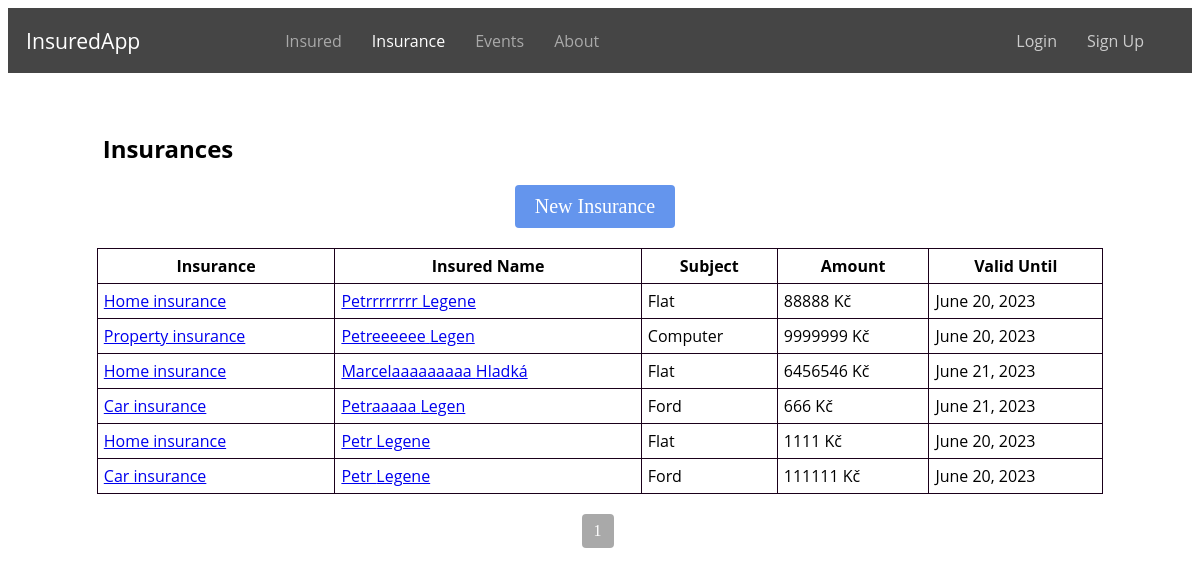
/insurances/, run on an earlier commit of the app's database.
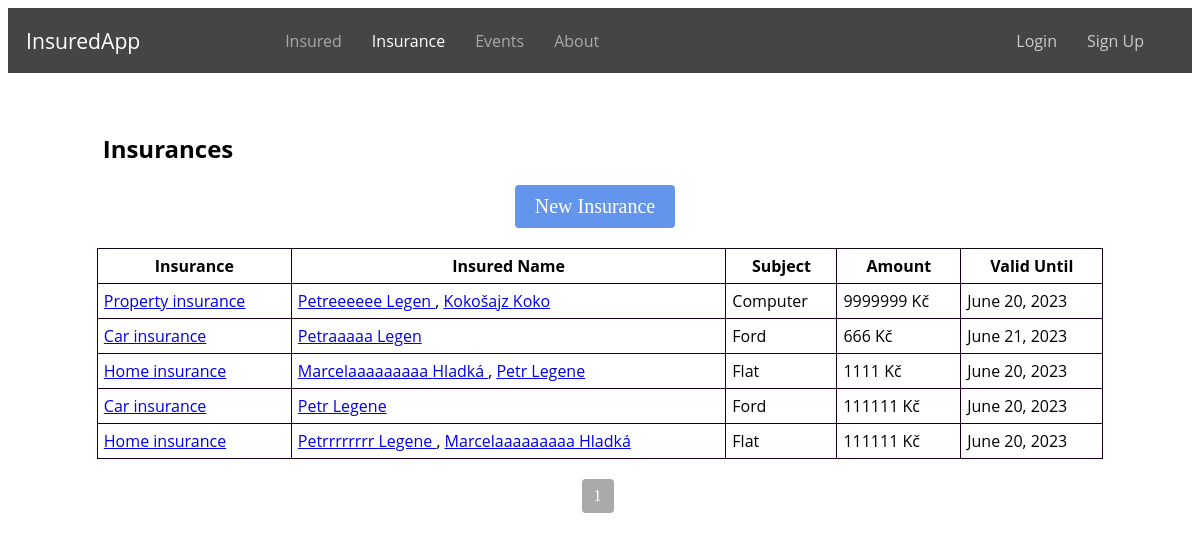
And on a later commit of the database.
### evidence/models.py (models this page shows, shortened)
class Insurance(models.Model):
    INSURANCE_TYPE = (
        ('home', 'Home insurance'),
        ('car', 'Car insurance'),
        ('property', 'Property insurance'),
    )
    insurance = models.ManyToManyField(Insured, related_name='insurance')
    type = models.CharField(max_length=32, choices=INSURANCE_TYPE)
    subject = models.CharField(max_length=32)
    amount = models.CharField(max_length=32)
    valid_from = models.DateField()
    valid_until = models.DateField()
    class Meta:
        ordering = ['id']

class Insured(models.Model):
    user = models.ForeignKey(User, on_delete=models.CASCADE, related_name='insured', null=True, blank=True)
    first_name = models.CharField(max_length=100)
    profile_photo = models.ImageField(upload_to='profile_photos', blank=True, null=True)
    last_name = models.CharField(max_length=100)
    email = models.EmailField()
    role = models.CharField(max_length=20, choices=RoleEnum.choices(), null=True)
    street = models.CharField(max_length=100)
    city = models.CharField(max_length=64)
    zipcode = models.CharField(max_length=16)
    phone = models.CharField(max_length=16)
    is_policyholder = models.BooleanField(default=False)
    class Meta:
        ordering = ['id']

### evidence/views.py (the view)
# urls.py: path('insurances/', views.insurances, name='insurances'),
def insurances(request):
    insurance_objects = Insurance.objects.all()
    for insurance in insurance_objects:
        insured_names = [f"{insured.first_name} {insured.last_name}" for insured in insurance.insurance.all()]
        insurance.insured_names = ", ".join(insured_names)
    paginator = Paginator(insurance_objects, 7)
    page_number = request.GET.get('page')
    insurances = paginator.get_page(page_number)
    return render(request, 'insurances.html', {'insurances': insurances, 'page_obj': insurances})

### evidence/templates/insurances.html (shortened to what this page needs)
{% extends 'base.html' %}
{% block content %}
  <h2 class="insurances-h">Insurances</h2>
  <div class="main-buttons">
        <a href="{% url 'new_insurance' %}" class="button button-add">New Insurance</a>
  </div>
  <table class="insurances-table">
    <thead>
      <tr>
        <th>Insurance</th>
        <th>Insured Name</th>
        <th>Subject</th>
        <th>Amount</th>
        <th>Valid Until</th>
      </tr>
    </thead>
    <tbody>
      {% for insurance in page_obj %}
        <tr>
          <td><a href="{% url 'insurance_detail' insurance_id=insurance.id %}">{{ insurance.get_type_display }}</a></td>
          <td>
            {% for insured in insurance.insurance.all %}
              <a href="{% url 'insured_detail' insured_id=insured.id %}">{{ insured.first_name }} {{ insured.last_name }}
              </a>{% if not forloop.last %}, {% endif %}
            {% endfor %}
          </td>
          <td>{{ insurance.subject }}</td>
          <td>{{ insurance.amount }} Kč</td>
          <td>{{ insurance.valid_until }}</td>
        </tr>
      {% endfor %}
    </tbody>
  </table>
  <div class="pagination">
    <span class="current-page">{{ page_obj.number }}</span>
  </div>
{% endblock %}

What changed in the data, as far as the page shows it:
removed Insurance: type "Home insurance", subject "Flat", amount "88888", valid_until "June 20, 2023", Insured (first_name "Petrrrrrrrr", last_name "Legene")
removed Insurance: type "Home insurance", subject "Flat", amount "6456546", valid_until "June 21, 2023", Insured (first_name "Marcelaaaaaaaaa", last_name "Hladká")
shown differently, row unchanged: Insured "Petreeeeee": now shows ","
added Insured: first_name "Kokošajz", last_name "Koko", shown under Insurance "Property insurance"
changed Insurance (number 3 of 5 on the later page): gains Insured (first_name "Marcelaaaaaaaaa", last_name "Hladká")
added Insurance: type "Home insurance", subject "Flat", amount "111111", valid_until "June 20, 2023", Insured (first_name "Petrrrrrrrr", last_name "Legene"), Insured (first_name "Marcelaaaaaaaaa", last_name "Hladká")
